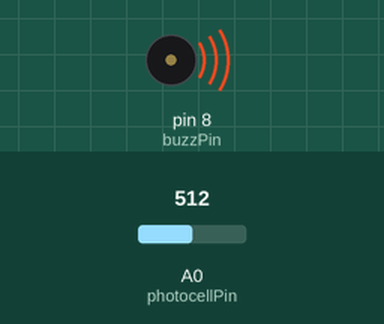
A sketch run on a simulated Arduino Uno, built with avr-gcc and run on an emulated ATmega328P. Shown: buzzer (waves = sounding, pin HIGH). The inputs (shaded band) are chosen by the test bench; at power-on: A0 (photocellPin) = 512.

Above: at 1.2 s.
1.3 s: A0 (photocellPin) set to 757
2.8 s: A0 (photocellPin) set to 775
At 4.0 s:
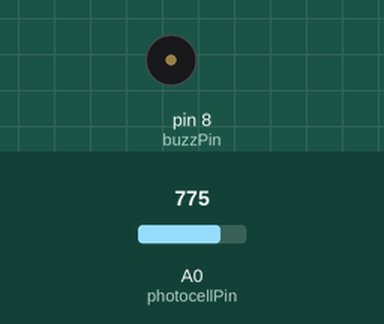
4.3 s: A0 (photocellPin) set to 758
At 5.1 s:
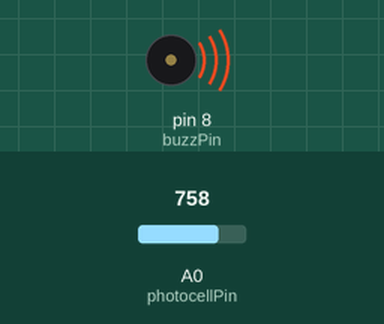
5.8 s: A0 (photocellPin) set to 778
At 6.3 s:
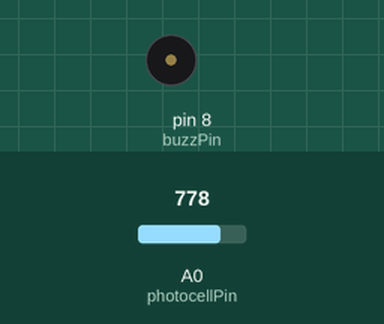
Timing chart, 0 to 8.3 s (numbered marks = the images above; inputs shaded):
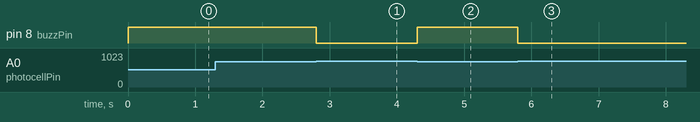

Measured:
- the behaviour switches between 768 and 769 on A0 (photocellPin) (found by bisection; images 0 and 1)
- after the input at 1.3 s, every drawn part: stays the same
- after the input at 2.8 s, pin 8 (buzzPin): HIGH → LOW at once
- after the input at 4.3 s, pin 8 (buzzPin): LOW → HIGH at once
- after the input at 5.8 s, pin 8 (buzzPin): HIGH → LOW at once

The sketch:

LightAlarm.ino
```cpp
/*
   Photoresistor Low Light Level Alarm Sketch

   If the light intensity drops below a set
   threshold value (alarmThreshold), then the
   buzzer will sound.
*/

int photocellPin = A0;  // Analog input pin for photoresistor
int buzzPin = 8;        // Voltage/current source for buzzer

const int alarmThreshold = 768; // 3/4 of max A/D value

void setup()
{
  Serial.begin(115200);
  pinMode(buzzPin,OUTPUT);

}

void loop()
{
  unsigned int val = analogRead(photocellPin);

  if (val < alarmThreshold)     // check for low light condition
    digitalWrite(buzzPin,HIGH); // sound buzzer if low light

  if (val > alarmThreshold)     // check for previous low light condition
    digitalWrite(buzzPin,LOW);  // turn off buzzer if previous low light
}
```
